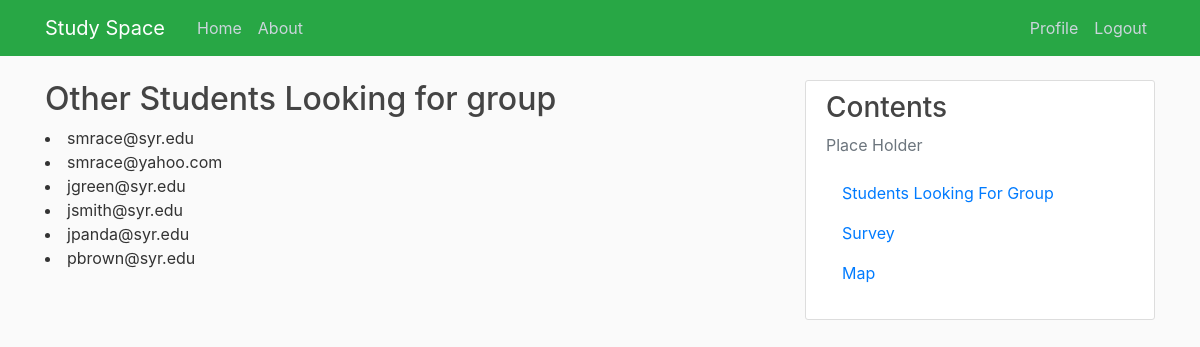
The page /findGroup (signed in) on the database its author committed.
### studyspace/database.py (models this page shows, shortened)
class User(db.Model, UserMixin):
    id = db.Column(db.Integer, primary_key=True)
    first = db.Column(db.String(20), nullable=False, default='Student First Name')
    last = db.Column(db.String(20), nullable=False, default='Student Last Name')
    emailAddress = db.Column(db.String(75), unique=True, nullable=False)
    password = db.Column(db.String(40), nullable=False)
    major = db.Column(db.String(40), nullable=False, default='Undecided')
    study = db.Column(db.String(40), nullable=False, default='MAT 101')
    groups = db.relationship('Group', backref='groupName', lazy=True)
    reservation = db.relationship('Reservation', backref='reservationUser', lazy=True)

### studyspace/routes.py (the view)
@app.route("/findGroup")
def findGroup():
    myUser = User.query.all()
    return render_template('findGroup.html', title='Find Group', myUser=myUser)

### studyspace/database.py (called while the page is built)
@login_manager.user_loader
def load_user(user_id):
    return User.query.get(int(user_id))

### studyspace/templates/findGroup.html
{% extends "layout.html" %}
{% block content %}
    <h2>Other Students Looking for group </h2>
    {% for user in myUser %}
        <li>{{user.emailAddress}}</li>
    {% endfor %}
{% endblock content %}

### studyspace/static/main.css (style rules this page uses)
body { background: #fafafa; color: #333333; margin-top: 5rem; }
h1, h2, h3, h4, h5, h6 { color: #444444; }

### rows shown on the page
User: emailAddress "smrace@syr.edu"
User: emailAddress "smrace@yahoo.com"
User: emailAddress "jgreen@syr.edu"
User: emailAddress "jsmith@syr.edu"
User: emailAddress "jpanda@syr.edu"
User: emailAddress "pbrown@syr.edu"
